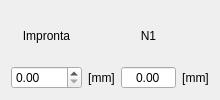
               <widget class="QWidget" name="tab_4">
                <attribute name="title">
                 <string>Destructivo</string>
                </attribute>
                <layout class="QGridLayout" name="gridLayout_8">
                 <item row="1" column="5">
                  <widget class="QDoubleSpinBox" name="caja_114">
                   <property name="minimumSize">
                    <size>
                     <width>50</width>
                     <height>0</height>
                    </size>
                   </property>
                   <property name="alignment">
                    <set>Qt::AlignLeading|Qt::AlignLeft|Qt::AlignVCenter</set>
                   </property>
                   <property name="readOnly">
                    <bool>false</bool>
                   </property>
                   <property name="buttonSymbols">
                    <enum>QAbstractSpinBox::UpDownArrows</enum>
                   </property>
                   <property name="maximum">
                    <double>9999.989999999999782</double>
                   </property>
                  </widget>
                 </item>
                 <item row="1" column="7">
                  <widget class="QDoubleSpinBox" name="caja_115">
                   <property name="minimumSize">
                    <size>
                     <width>50</width>
                     <height>0</height>
                    </size>
                   </property>
                   <property name="alignment">
                    <set>Qt::AlignCenter</set>
                   </property>
                   <property name="readOnly">
                    <bool>true</bool>
                   </property>
                   <property name="buttonSymbols">
                    <enum>QAbstractSpinBox::NoButtons</enum>
                   </property>
                   <property name="maximum">
                    <double>9999.989999999999782</double>
                   </property>
                  </widget>
                 </item>
                 <item row="1" column="8">
                  <widget class="QLabel" name="label_29">
                   <property name="text">
                    <string>[mm]</string>
                   </property>
                   <property name="alignment">
                    <set>Qt::AlignCenter</set>
                   </property>
                  </widget>
                 </item>
                 <item row="0" column="5">
                  <widget class="QLabel" name="label_32">
                   <property name="text">
                    <string>Impronta</string>
                   </property>
                   <property name="alignment">
                    <set>Qt::AlignCenter</set>
                   </property>
                  </widget>
                 </item>
                 <item row="0" column="7">
                  <widget class="QLabel" name="label_33">
                   <property name="text">
                    <string>N1</string>
                   </property>
                   <property name="alignment">
                    <set>Qt::AlignCenter</set>
                   </property>
                  </widget>
                 </item>
                 <item row="1" column="6">
                  <widget class="QLabel" name="label_28">
                   <property name="text">
                    <string>[mm]</string>
                   </property>
                   <property name="alignment">
                    <set>Qt::AlignCenter</set>
                   </property>
                  </widget>
                 </item>
                </layout>
               </widget>
